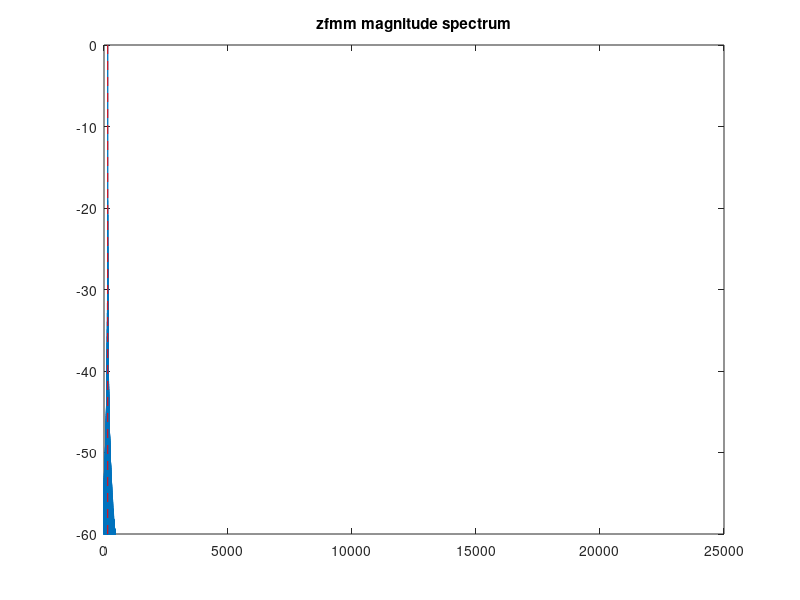
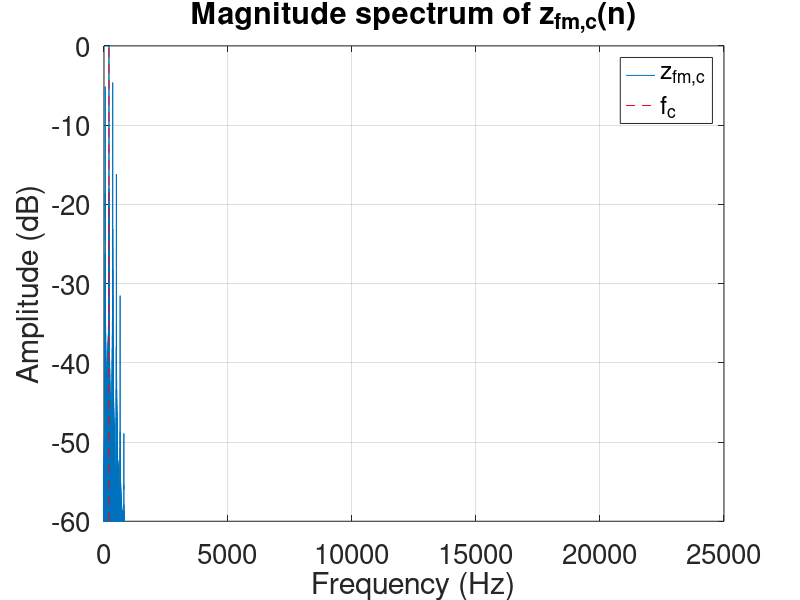

Recreate these plots in MATLAB, in order. (Note: this script raises an error after producing the figures.)
fs = 44100;
dur = 1;
saveDissertationFigures = 1;

% carrier and modulator frequencies
fc = 200;
fm = 150;
I = 1;
B = 0.9;

% derived parameters
N = fs*dur;
T = 1/fs;
nT = (0:N-1) * T;

% fft parameters
Nfft = 2^nextpow2(N);
faxis = (fs/2)*linspace(0, 1, Nfft/2+1);


%% FM
%%%%%%%%%%%%%%%%%%%
zfmc = zeros(1, N);
zfmm = zeros(1, N);
zfmc(1) = 1;
zfmm(1) = 1;
%zfmm = I * exp(j*2*pi*fm*(0:N-1)*T);
for n=2:N
    % modulator
    zfmm(n) = exp(1j*2*pi*fm*T) * zfmm(n-1);
    % FM synthesis
    zfmc(n) = exp(1j*(2*pi*fc*T + imag(zfmm(n)-zfmm(n-1)))) * zfmc(n-1);
end

Zfmm = fft(zfmm, Nfft);
ZfmmPos = Zfmm(1:Nfft/2+1);

Zfmc = fft(zfmc, Nfft);
ZfmcPos = Zfmc(1:Nfft/2+1);

figure
plot(faxis, 20*log10(abs(ZfmmPos)/max(abs(ZfmmPos))));
hold on
plot([fm fm], [-60 0], 'r--')
ylim([-60 0]);
title('zfmm magnitude spectrum');

figure
plot(faxis, 20*log10(abs(ZfmcPos)/max(abs(ZfmcPos))));
hold on
plot([fc fc], [-60 0], 'r--')
% for i=-1:4
%     plot([fc+(i*fm) fc+(i*fm)], [-60 0], 'r--')
% end
ylim([-60 0]);
xlabel('Frequency (Hz)');
ylabel('Amplitude (dB)');
title('Magnitude spectrum of z_{fm,c}(n)');
set(gca, 'FontSize', 20)
grid on;
legend('z_{fm,c}', 'f_c');
if saveDissertationFigures==1
    fig = gcf;
    fig.PaperUnits = 'inches';
    fig.PaperPosition = [0 0 6 2.5];
    saveas(gcf, 'figures/FMMagSpec', 'epsc')
end


xfm = cos(2*pi*fc*(0:N-1)*T + I*sin(2*pi*fm*(0:N-1)*T));
Xfm = fft(xfm, Nfft);
XfmPos = Xfm(1:Nfft/2+1);
figure
plot(faxis, 20*log10(abs(XfmPos)/max(abs(XfmPos))));
hold on
plot([fc fc], [-60 0], 'r--')
ylim([-60 1])


%% Feedback FM
%%%%%%%%%%%%%%%%%%%

zfb = zeros(1, N);
zfb(1) = 1;
zfb(2) = 1;
for n=3:N
    zfb(n) = exp(1j*(2*pi*fc*T + B*imag(zfb(n-1) - zfb(n-2)))) * zfb(n-1);
end

xfb = zeros(1, N);
xfb(1) = 1;
for n=2:N
    xfb(n) = sin(2*pi*fc*n*T + B*xfb(n-1));
end

Zfb = fft(zfb, Nfft);
ZfbPos = Zfb(1:Nfft/2+1);

Xfb = fft(xfb, Nfft);
XfbPos = Xfb(1:Nfft/2+1);

figure
plot(faxis, 20*log10(abs(ZfbPos)/max(abs(ZfbPos))));
hold on
plot([fc fc], [-60 0], 'r--')
ylim([-60 0]);
xlabel('Frequency (Hz)');
ylabel('Amplitude (dB)');
title('Magnitude spectrum of z_{fb}(n)');
set(gca, 'FontSize', 20)
grid on;
legend('z_{fb}', 'f_c')
if saveDissertationFigures==1
    fig = gcf;
    fig.PaperUnits = 'inches';
    fig.PaperPosition = [0 0 6 2.5];
    saveas(gcf, 'figures/FeedbackFMMagSpec', 'epsc')
end


%% Loopback FM (Static Pitch and Timbre)
%%%%%%%%%%%%%%%%%%%

BVec = [1 0.9 0.5 0.0];

for i=1:length(BVec)
    
    B = BVec(i);
    
    zc = zeros(1, N);
    zc(1) = 1;
    for n=2:N
        zc(n) = exp(1j*2*pi*fc*T*(1 + B*real(zc(n-1)))) * zc(n-1);
    end

    f0 = fc * sqrt(1 - B^2);

    Zc = fft(zc, Nfft);
    ZcPos = Zc(1:Nfft/2+1);

    figure
    plot(faxis, 20*log10(abs(ZcPos)/max(abs(ZcPos))));
    hold on
    plot([fc fc], [-60 0], 'r--')
    plot([f0 f0], [-60 0], 'g--')
    xlim([0 1200]);
    ylim([-60 0]);
    xlabel('Frequency (Hz)');
    ylabel('Amplitude (dB)');
    title(sprintf('Magnitude spectrum of z_{c}(n), B=%.1f', B));
    set(gca, 'FontSize', 20)
    grid on;
    legend('z_c', 'f_c', 'f_0');
    if saveDissertationFigures==1
        fig = gcf;
        fig.PaperUnits = 'inches';
        fig.PaperPosition = [0 0 6 2.5];
        saveas(gcf, ['figures/LoopbackFMMagSpec' num2str(B*10)], 'epsc')
    end
end

% closed form loopback FM
B = 0.99;
fc = 6500;
b0 = (sqrt(1 - B^2) - 1)/B;
f0 = fc*sqrt(1 - B^2);

z0 = (b0 + exp(j*2*pi*f0*nT)) ./ (1 + b0*exp(j*2*pi*f0*nT));

Z0 = fft(z0, Nfft);
Z0Pos = Z0(1:Nfft/2+1);



% loopback FM comparison
zc = zeros(1, N);
zc(1) = 1;
for n=2:N
    zc(n) = exp(j*2*pi*fc*T*(1 + B*real(zc(n-1)))) * zc(n-1);
end

Zc = fft(zc, Nfft);
ZcPos = Zc(1:Nfft/2+1);


figure
subplot(211)
plot(faxis, 20*log10(abs(ZcPos)/max(abs(ZcPos))));
xlabel('Frequency (Hz)');
ylabel('Amplitude (dB)');
title('z_{c}(n)');
% hold on
% plot([f0 f0], [-60 0], 'r--')
xlim([faxis(1) faxis(end)])
ylim([-60 0])
set(gca, 'FontSize', 20)
grid on;

subplot(212)
plot(faxis, 20*log10(abs(Z0Pos)/max(abs(Z0Pos))));
xlabel('Frequency (Hz)');
ylabel('Amplitude (dB)');
title('z_{0}(n)');
% hold on
% plot([f0 f0], [-60 0], 'r--')
xlim([faxis(1) faxis(end)])
ylim([-60 0])
set(gca, 'FontSize', 20)
grid on;
sgt = sgtitle(sprintf('Magnitude spectrum comparison for f_c=%d, B=%.2f', fc, B));
sgt.FontSize = 20;
if saveDissertationFigures==1
    fig = gcf;
    saveas(gcf, ['figures/LoopbackFMClosedFormMagSpecComparison'], 'epsc')
end

%% Loopback FM (Time-varying Pitch and Timbre)
%%%%%%%%%%%%%%%%%%%

% pitch glide - parameters
decayT60 = 0.6; % time I want to pitch glide to decay by 60dB
f0_0 = 200;         % starting frequency, Hz
f0_1 = 140;          % ending frequency, Hz

% pitch glide - derived parameters
T60Samp = decayT60*fs;
% exponentially decaying envelope according to the T60
A = 1;
tau = -(decayT60)/log(0.001);
e = A * exp(-nT./tau);
% scaled f0 function
f0Decay = (f0_0 - f0_1) * e + f0_1;

% === loopback FM exponential decay ===
% we need to make sure the w0 <= wc. w0Tilde(1) will always be the largest
% value since this is an exponentially decreasing function. We can use
% w0Tilde(1) and a user-given B to solve for wc.
w0Tilde = 2*pi*f0Decay;
wc = w0Tilde(1)/sqrt(1 - B^2);
BTilde = sqrt(1 - (w0Tilde/wc).^2);

zcTV = zeros(1, N);
zcTV(1) = 1;
for i=2:N
    zcTV(i) = exp(j*wc*T*(1 + BTilde(i) * real(zcTV(i-1)))) * zcTV(i-1);
end

% === Closed form exponential decay ===
% ThetaH = integral [(f0_0 - f0_1) * A * exp(-nT/tau) + f0_1 dnT] <-- that's the equation
b0 = linspace(0.001, 0.999, N);
Theta0 = (2 * pi * (f0_0 - f0_1)) * (-tau * A) * exp(-nT/tau) + (2 * pi * f0_1 * nT); 
z0TV = (b0 + exp(1j.*Theta0)) ./ (1 + b0.*exp(1j.*Theta0));


% === exponential decay pitch glide plots ===
figure

subplot(211)
spectrogram(real(zcTV), hann(1024), 512, 2048, fs, 'yaxis')
colorbar('off')
hold on
plot(nT*1000, f0Decay/1000, 'r')
ylim([0 1])
title('z_c(n)');
set(gca, 'FontSize', 20)
subplot(212)
spectrogram(real(z0TV), hann(1024), 512, 2048, fs, 'yaxis')
colorbar('off')
hold on
plot(nT*1000, f0Decay/1000, 'r')
ylim([0 1])
title('z_0(n)');
set(gca, 'FontSize', 20)
sgt = sgtitle('Spectrograms of loopback FM with exponentially decaying pitch glides');
sgt.FontSize = 18;
if saveDissertationFigures==1
    fig = gcf;
    saveas(gcf, ['figures/LoopbackFMClosedFormTimeVaryingComparison'], 'epsc')
end
